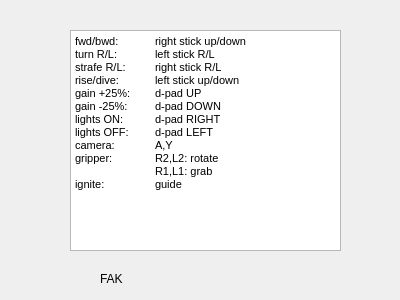
<?xml version="1.0" encoding="UTF-8"?>
<ui version="4.0">
 <class>Second</class>
 <widget class="QDialog" name="Second">
  <property name="geometry">
   <rect>
    <x>0</x>
    <y>0</y>
    <width>400</width>
    <height>300</height>
   </rect>
  </property>
  <property name="windowTitle">
   <string>Dialog</string>
  </property>
  <widget class="QTextBrowser" name="controlsBrowser">
   <property name="geometry">
    <rect>
     <x>70</x>
     <y>30</y>
     <width>271</width>
     <height>221</height>
    </rect>
   </property>
   <property name="html">
    <string>&lt;!DOCTYPE HTML PUBLIC &quot;-//W3C//DTD HTML 4.0//EN&quot; &quot;http://www.w3.org/TR/REC-html40/strict.dtd&quot;&gt;
&lt;html&gt;&lt;head&gt;&lt;meta name=&quot;qrichtext&quot; content=&quot;1&quot; /&gt;&lt;style type=&quot;text/css&quot;&gt;
p, li { white-space: pre-wrap; }
&lt;/style&gt;&lt;/head&gt;&lt;body style=&quot; font-family:'Ubuntu'; font-size:11pt; font-weight:400; font-style:normal;&quot;&gt;
&lt;p style=&quot; margin-top:0px; margin-bottom:0px; margin-left:0px; margin-right:0px; -qt-block-indent:0; text-indent:0px;&quot;&gt;&lt;span style=&quot; font-size:8pt;&quot;&gt;fwd/bwd:	right stick up/down&lt;/span&gt;&lt;/p&gt;
&lt;p style=&quot; margin-top:0px; margin-bottom:0px; margin-left:0px; margin-right:0px; -qt-block-indent:0; text-indent:0px;&quot;&gt;&lt;span style=&quot; font-size:8pt;&quot;&gt;turn R/L:	left stick R/L&lt;/span&gt;&lt;/p&gt;
&lt;p style=&quot; margin-top:0px; margin-bottom:0px; margin-left:0px; margin-right:0px; -qt-block-indent:0; text-indent:0px;&quot;&gt;&lt;span style=&quot; font-size:8pt;&quot;&gt;strafe R/L:	right stick R/L&lt;/span&gt;&lt;/p&gt;
&lt;p style=&quot; margin-top:0px; margin-bottom:0px; margin-left:0px; margin-right:0px; -qt-block-indent:0; text-indent:0px;&quot;&gt;&lt;span style=&quot; font-size:8pt;&quot;&gt;rise/dive:	left stick up/down&lt;/span&gt;&lt;/p&gt;
&lt;p style=&quot; margin-top:0px; margin-bottom:0px; margin-left:0px; margin-right:0px; -qt-block-indent:0; text-indent:0px;&quot;&gt;&lt;span style=&quot; font-size:8pt;&quot;&gt;gain +25%:	d-pad UP&lt;/span&gt;&lt;/p&gt;
&lt;p style=&quot; margin-top:0px; margin-bottom:0px; margin-left:0px; margin-right:0px; -qt-block-indent:0; text-indent:0px;&quot;&gt;&lt;span style=&quot; font-size:8pt;&quot;&gt;gain -25%:	d-pad DOWN&lt;/span&gt;&lt;/p&gt;
&lt;p style=&quot; margin-top:0px; margin-bottom:0px; margin-left:0px; margin-right:0px; -qt-block-indent:0; text-indent:0px;&quot;&gt;&lt;span style=&quot; font-size:8pt;&quot;&gt;lights ON:	d-pad RIGHT&lt;/span&gt;&lt;/p&gt;
&lt;p style=&quot; margin-top:0px; margin-bottom:0px; margin-left:0px; margin-right:0px; -qt-block-indent:0; text-indent:0px;&quot;&gt;&lt;span style=&quot; font-size:8pt;&quot;&gt;lights OFF:	d-pad LEFT&lt;/span&gt;&lt;/p&gt;
&lt;p style=&quot; margin-top:0px; margin-bottom:0px; margin-left:0px; margin-right:0px; -qt-block-indent:0; text-indent:0px;&quot;&gt;&lt;span style=&quot; font-size:8pt;&quot;&gt;camera:	A,Y&lt;/span&gt;&lt;/p&gt;
&lt;p style=&quot; margin-top:0px; margin-bottom:0px; margin-left:0px; margin-right:0px; -qt-block-indent:0; text-indent:0px;&quot;&gt;&lt;span style=&quot; font-size:8pt;&quot;&gt;gripper:	R2,L2: rotate&lt;/span&gt;&lt;/p&gt;
&lt;p style=&quot; margin-top:0px; margin-bottom:0px; margin-left:0px; margin-right:0px; -qt-block-indent:0; text-indent:0px;&quot;&gt;&lt;span style=&quot; font-size:8pt;&quot;&gt;	R1,L1: grab&lt;/span&gt;&lt;/p&gt;
&lt;p style=&quot; margin-top:0px; margin-bottom:0px; margin-left:0px; margin-right:0px; -qt-block-indent:0; text-indent:0px;&quot;&gt;&lt;span style=&quot; font-size:8pt;&quot;&gt;ignite:	guide&lt;/span&gt;&lt;/p&gt;&lt;/body&gt;&lt;/html&gt;</string>
   </property>
  </widget>
  <widget class="QLabel" name="secondLabel">
   <property name="geometry">
    <rect>
     <x>100</x>
     <y>270</y>
     <width>67</width>
     <height>17</height>
    </rect>
   </property>
   <property name="text">
    <string>FAK</string>
   </property>
  </widget>
 </widget>
 <resources/>
 <connections/>
</ui>
